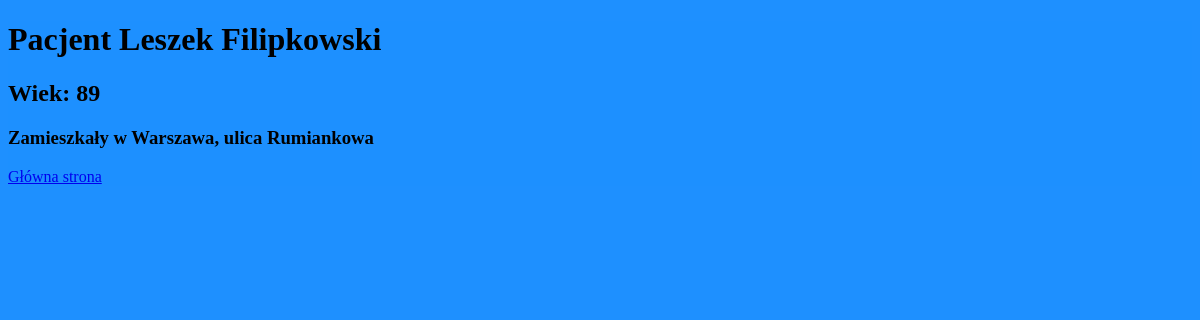
Page /szpital/detail/2/ on the committed database.
### szpital/models.py (models this page shows, shortened)
class Pacjent(models.Model):
    nazwisko = models.CharField(max_length=200)
    imie = models.CharField(max_length=200)
    miasto = models.CharField(max_length=200,default="Białystok")
    ulica = models.CharField(max_length=200)
    wiek = models.IntegerField()
    class Meta:
        verbose_name_plural = 'Pacjent'

### szpital/views.py (the view)
# urls.py: path('detail/<int:id>/', detail_1, name='detail_1'),
def detail_1(request, id):
    pacjent = get_object_or_404(Pacjent, pk=id)
    return render(request, "szpital/detail.html", {"pacjent": pacjent})

### templates/szpital/detail.html (shortened to what this page needs)
{% extends "base.html" %}
{% load static %}
{% block content %}
            <h1>
                Pacjent {{pacjent.imie}} {{ pacjent.nazwisko }}
            </h1>
            <h2>
                Wiek: {{ pacjent.wiek }}
            </h2>
            <h3>
                Zamieszkały w {{ pacjent.miasto }}, ulica {{ pacjent.ulica }}
            </h3>
<a href="{% url 'home' %}">Główna strona</a>
{% endblock %}

### szpital/static/szpital/style.css (style rules this page uses)
* { background-color: #1e90fffe; }

### rows in the picture
Pacjent: imie "Leszek", nazwisko "Filipkowski", wiek "89", miasto "Warszawa", ulica "Rumiankowa"
